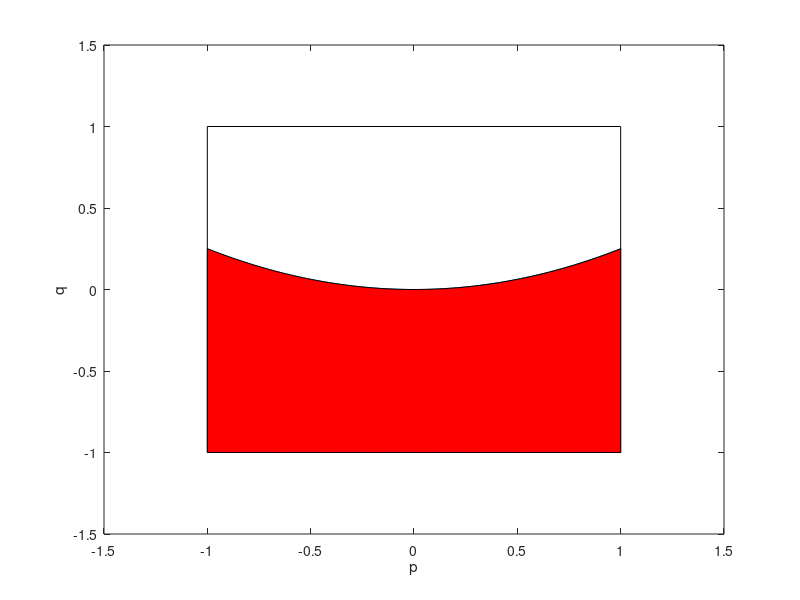

Here is the MATLAB script that generated this plot:
clear all
close all
x=linspace(-1,1);
y=x.^2/4;
y2=-ones(size(x));
plot(x,y)
xlabel('p');ylabel('q');
hold on
rectangle('Position',[-1 -1 2 2]);
axis([-1.5 1.5 -1.5 1.5])
fill([x fliplr(x)],[y fliplr(y2)],'r')
